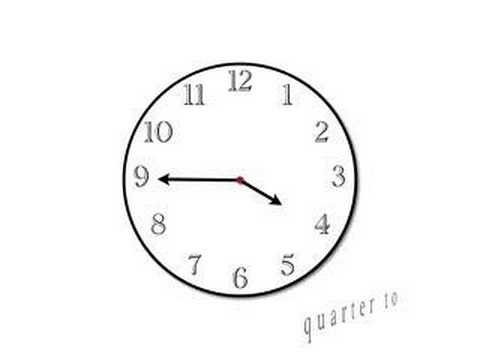
#> input picture input3.jpg, 480 x 360 px
$ python analog_to_digital.py
#> lines starting #> are read from the running program, lines starting #| are printed output that depends on the picture; after the words box and inside, x2 and y2 are one past the last pixel; in counts of white or black regions, pixels touching at a corner belong together
# importing the libraries

# open cv for image processing
# “CVV” stands for “Card Verification Value” which is used to read, save and display the image
import cv2

# math - used for basic math operation
import math

# numpy - used for manipulating array/matrix
import numpy as np

# matplotlib.pyplot - used for data visualization
import matplotlib.pyplot as plt

# sqrt - used to calculate the square root
# acos - used to returns the arc cosine of x in radians.
# degrees - used to converts an angle from radians to degrees.
from math import sqrt, acos, degrees

# for creating a GUI
import tkinter as tk

# kernel or filter used to apply on the image
kernel = np.ones((5,5),np.uint8)
# print(kernel)->[[1 1 1 1 1] [1 1 1 1 1] [1 1 1 1 1] [1 1 1 1 1] [1 1 1 1 1]]
# print(kernel.shape) ->  (5,5)

# reading the image data in the form of pixcel values
img = cv2.imread('input3.jpg')
#> img is the input picture: shape (360, 480, 3); mean B, G, R 248.3, 248.3, 248.3
# [13 lines of commented-out code are left out]
gray_img = cv2.cvtColor(img, cv2.COLOR_BGR2GRAY)
# print(gray_img)  -> [253 253 253 ... 253 253 253]
# print(gray_img.shape)  -> (480, 852)
# print(plt.imshow(gray_img))  -> displays the image  as a gray image

# cv2.threshold - used to separate an object from the background in the image
# The first argument is the source image, which should be a grayscale image.
# The second argument is the threshold value which is used to classify the pixel values.
# The third argument is the maximum value which is assigned to pixel values exceeding the threshold.
# THRESH_BINARY function transforms a grayscale image to a binary image
ret, thresh = cv2.threshold(gray_img, 50, 255, cv2.THRESH_BINARY)
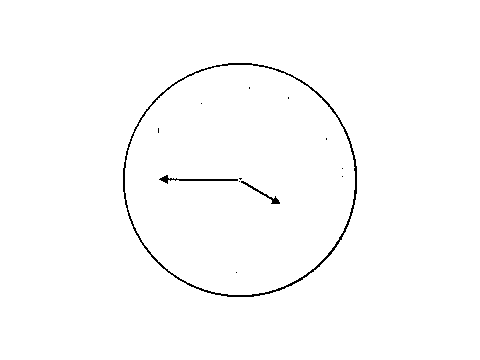
#> thresh: shape (360, 480); 99% white; black in thin lines or dots, all inside (x1, y1, x2, y2) = (123, 63, 357, 297)

# print(ret)  # -> 50.0
# print(thresh) # -> [255 255 255 ... 255 255 255]

# Creating the mask
height, width = gray_img.shape
# print("\nheight :",height) -> 480
# print("\nwidth :",width) -> 854

mask = np.zeros((height,width), np.uint8)
#print("\nmask :",mask) -> [0 0 0 ... 0 0 0]

# detecting the edges of the image
# cv2.Canny - used to detect a wide range of edges in images , Noise Reduction.
# The Process of Canny edge detection algorithm can be broken down to 5 different steps:
# 1. Apply Gaussian filter to smooth the image in order to remove the noise.
# 2. Find the intensity gradients of the image.
# 3. Apply non-maximum suppression to get rid of spurious response to edge detection
# 4. Apply double threshold to determine potential edges.
# 5. Track edge by hysteresis: Finalize the detection of edges by suppressing all the other edges that are weak and not connected to strong edges.
edges = cv2.Canny(thresh, 100, 200)
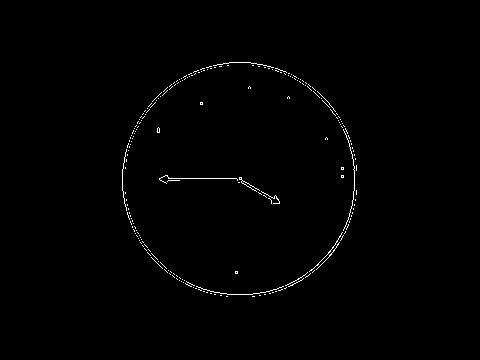
#> edges: shape (360, 480); 0.71% white in thin lines or dots, all inside (x1, y1, x2, y2) = (122, 62, 357, 297)
# print("\nedges :", edges)  -> [0 0 0 ... 0 0 0]
# print("\nedges shape:", edges.shape) -> (480, 852)
# print(plt.imshow(edges)) # -> less edges

# converting the gravy image into to BGR image
cimg=cv2.cvtColor(gray_img, cv2.COLOR_GRAY2BGR)
# print(cimg) # -> [[253 253 253] [253 253 253] ... [253 253 253] [253 253 253]]
# print(cimg.shape) # -> (480, 852, 3)
# print(plt.imshow(cimg)) # -> displays the image BGR

# A circle is represented mathematically as (x−xcenter)2+(y−ycenter)2=r2
# where (xcenter,ycenter) is the center of the circle, and r is the radius
# HoughCircles - finds circles in a grayscale image using a modification of the Hough transform.
# Hough Gradient Method which uses the gradient information of edges.
# dp - inverse ratio of the accumulator resolution to the image resolution.
# For example, if dp = 1 , the accumulator has the same resolution as the input image.
# If dp = 2 , the accumulator has half as big width and height.
# 100 - minimum distance between the centers of the detected circles.
circles = cv2.HoughCircles(gray_img, cv2.HOUGH_GRADIENT, 1.2, 100)
#> circles = [[239.4, 179.4, 114.7]]
# print(circles) # -> [[[429.00003 240.6     226.20001]]]
# print(circles.shape) # -> (1, 1, 3)

for i in circles[0,:]:
  # print(i) # -> [429.00003 240.6     226.20001]
  i[2] = i[2] + 4
  # print(i) # -> [429.00003 240.6     230.20001]

  # Drawing on mask
  # used to detect the circle in the image
  cv2.circle(mask, (int(i[0]), int(i[1])), int(i[2]), (255,255,255), thickness=-1)
#> this loop made 1 pass
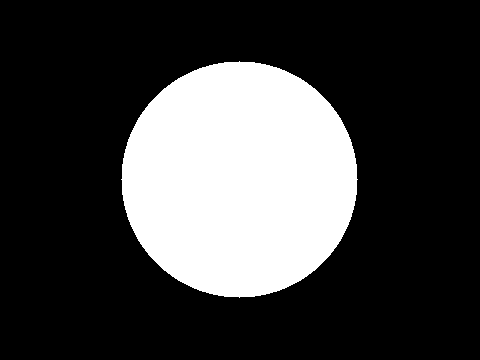
#> mask: shape (360, 480); 25.3% white; 1 white region

# Copy that image using that mask
# Bitwise operations are used in image manipulation and used for extracting essential parts in the image
# Syntax: cv2.bitwise_or(source1, source2, destination, mask)
# Parameters:
# source1: First Input Image array(Single-channel, 8-bit or floating-point)
# source2: Second Input Image array(Single-channel, 8-bit or floating-point)
# dest: Output array (Similar to the dimensions and type of Input image array)
# mask: Operation mask, Input / output 8-bit single-channel mask

masked_data = cv2.bitwise_and(img, img, mask=mask)
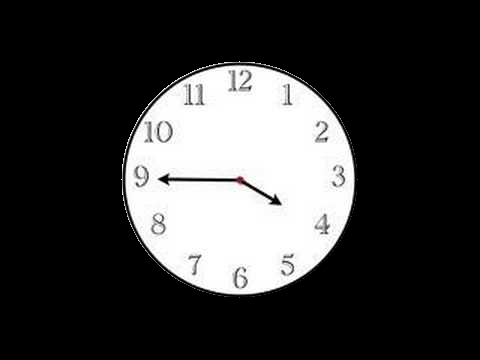
#> masked_data: shape (360, 480, 3); mean B, G, R 58.9, 58.9, 58.9
# print("\nmasked Data :", masked_data) # [0 0 0]
# print("\nmasked Data shape:", masked_data.shape)  # (480, 852, 3)
# print(plt.imshow(masked_data)) # display the clock region with black background

# Applying Threshold
_,thresh = cv2.threshold(mask,1,255,cv2.THRESH_BINARY)
# print(thresh) # -> [0 0 0 ... 0 0 0]

# Find Contour
# findContours - retrieves contours from the binary image
# RETR_EXTERNA - retrieves only the extreme outer contours
# CHAIN_APPROX_SIMPLE - Returns only the endpoints that are necessary for drawing the contour line.
contours,hierarchy = cv2.findContours(thresh,cv2.RETR_EXTERNAL,cv2.CHAIN_APPROX_SIMPLE)
#> contours = 1 contour; box (x1, y1, x2, y2) and area: (121, 61, 358, 298) 43376
#print("\ncontours :",contours) # ([array([[[359,   0]], [[358,   1]], [[356,   1]], ...

# boundingRect - used to draw an approximate rectangle around the binary image
# geting the x axis, y axis , width and height
x,y,w,h = cv2.boundingRect(contours[0])
#> x = 121; y = 61; w = 237; h = 237
# [6 lines of commented-out code are left out]
crop = masked_data[y + 30 : y + h - 30, x + 30 : x + w - 30]
# print("\ncrop data:",crop) # [0 0 0]
# print("\ncrop data shape:",crop.shape) # (420, 441, 3)
# print(plt.imshow(crop)) # contains the circle region

# copying the coped data to i variable
i=crop

height, width, channels = i.shape
# print(width, height, channels) # 441 420 3

# cv2.threshold - used to separate an object from the background in the image
# The first argument is the source image, which should be a grayscale image.
# The second argument is the threshold value which is used to classify the pixel values.
# The third argument is the maximum value which is assigned to pixel values exceeding the threshold.
# THRESH_BINARY function transforms a grayscale image to a binary image
ret, mask = cv2.threshold(i, 10, 255, cv2.THRESH_BINARY)
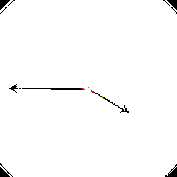
#> mask: shape (177, 177, 3); mean B, G, R 251.1, 251.1, 251.2
# print(ret) # -> 10.0
# print(mask) # -> [0 0 0]

# detecting the edges of the image
# cv2.Canny - used to detect a wide range of edges in images , Noise Reduction
# The Process of Canny edge detection algorithm can be broken down to 5 different steps:
# 1. Apply Gaussian filter to smooth the image in order to remove the noise.
# 2. Find the intensity gradients of the image.
# 3. Apply non-maximum suppression to get rid of spurious response to edge detection
# 4. Apply double threshold to determine potential edges.
# 5. Track edge by hysteresis: Finalize the detection of edges by suppressing all the other edges that are weak and not connected to strong edges.
edges = cv2.Canny(i,100,200)
#> edges: shape (177, 177); 4.1% white in thin lines or dots
# print("\nedges :", edges)  # -> [0 0 0 ... 0 0 0]
# print("\nedges shape:", edges.shape) # -> (401, 401)
# print(plt.imshow(edges)) # -> more edges than previous one

# kernel or filter used to apply on the image
kernel = np.ones((11,11),np.uint8)
# print(kernel) #->[1 1 1 1 1 1 1 1 1 1 1]
# print(kernel.shape) #->  (11,11)

kernel1 = np.ones((13,13),np.uint8)
# print(kernel1) #->[1 1 1 1 1 1 1 1 1 1 1 1 1]
# print(kernel1.shape) #->  (13,13)

# cv2.dilate = To apply a morphological filter to images in Python using OpenCV
edges = cv2.dilate(edges,kernel,iterations = 1)
#> edges: shape (177, 177); 26.6% white; 15 white regions, largest, box (x1, y1, x2, y2) and area: (2, 77, 136, 120) 2421, (0, 24, 27, 57) 842, (0, 116, 20, 150) 638
# print("\nedges :", edges)  # -> [0 0 0 ... 0 0 0]
# print("\nedges shape:", edges.shape) # -> (401, 401)
# print(plt.imshow(edges)) # -> more edges than previous one

# cv2.erode - used to perform erosion on the image, just like soil erosion
# it erodes away the boundaries of foreground object (Always try to keep foreground in white)
# A pixel in the original image (either 1 or 0) will be considered 1 only if all the pixels under the kernel is 1,
# otherwise it is eroded (made to zero).
edges = cv2.erode(edges,kernel1,iterations = 1)
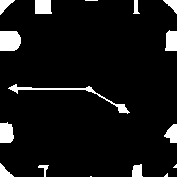
#> edges: shape (177, 177); 7% white; 16 white regions (4 under 20 px), largest, box (x1, y1, x2, y2) and area: (0, 31, 21, 51) 387, (8, 84, 130, 114) 370, (0, 122, 14, 143) 254
# print("\nedges :", edges)  # -> [0 0 0 ... 0 0 0]
# print("\nedges shape:", edges.shape) # -> (401, 401)
# print(plt.imshow(edges)) # -> more edges than previous one

# defining the minimum length of the line
minLineLength = 1000

# maximium gap between the line
maxLineGap = 10

# HoughLinesP - used for line segments / lines detection
# cv2.HoughLinesP(image, rho, theta, threshold[, lines[, minLineLength[, maxLineGap]]])
# edges: Output of the edge detector.
# lines: A vector to store the coordinates of the start and end of the line.
# rho  = 1: The resolution parameter \rho in pixels.
# theta = np.pi/180: The resolution of the parameter \theta in radians.
# threshold = 15 : The minimum number of intersecting points to detect a line.

lines = cv2.HoughLinesP(edges,
                        1,
                        np.pi/180,
                        15,
                        minLineLength,
                        maxLineGap)
#> lines = 52 rows, first 6: [10, 89, 77, 88], [35, 4, 50, 8], [86, 87, 129, 112], [0, 37, 17, 47], [2, 142, 2, 123], [0, 0, 14, 0]

# print(lines) # -> [[216 162 246  84]] [[ 17  62  94   0]]
# print(lines.shape) # -> (295, 1, 4)


# initailing the xl , yl, xs and ys as 0

# contains all the lines
l=[]

# l -> long, s -> short
xl1, xl2, yl1, yl2 = 0, 0, 0 , 0

xs1, xs2, ys1, ys2=0, 0, 0 , 0

for line in lines:

    # getting the values from the line
    x1, y1, x2, y2 = line[0]
    # print(x1, y1, x2, y2) # -> 216 162 246 84

    # finding difference of x1 and x2
    dx = x2 - x1
    # print(dx) # -> 30, maxmium value is postive and zeros only no negative values

    # if negative value is obtained then the negative value will be converted into positive value
    if(dx<0):
        dx = dx * -1
        # print(dy) # -> all values will be set to positive values

    # finding difference of y1 and y2
    dy = y2 - y1
    # print(dy) # -> -78, Mixed value of both positive and negative

    # if negative value is obtained then the negative value will be converted into positive value
    if(dy < 0):
        dy = dy * -1
        # print(dy) # -> 78, all values will be set to positive values

    # calculating the sqrt of the dx and dy
    hypo = sqrt(dx ** 2 + dy ** 2 )
    # print(hypo) # -> 83.57032966310472

    l.append(hypo)
#> this loop made 52 passes
#> (x1, y1, x2, y2, dx, dy, hypo) on passes 1 to 8: (10, 89, 77, 88, 67, 1, 67.01), (35, 4, 50, 8, 15, 4, 15.52), (86, 87, 129, 112, 43, 25, 49.74), (0, 37, 17, 47, 17, 10, 19.72), (2, 142, 2, 123, 0, 19, 19), (0, 0, 14, 0, 14, 0, 14), (173, 50, 173, 31, 0, 19, 19), (176, 13, 176, 2, 0, 11, 11)
#> after the loop, l = 52 values, max 67.01 at index 0, min 10 at index 11, mean 17.88

# print(l) -> [83.57032966310472, 98.85848471426213 ..... ]


a=len(l) # -> 295
#> a = 52

# sorting the value in reverse order
l.sort(reverse=True)
# print(l) # -> [151.60804727981954, 150.26975743641833, ...]

# for minutes hand
m=0

# for hours hand
h=0

# the loop will be running for 295 times so the values in this loop is not accurate and the values were based on the previous loop

for f in range(a):

    for line in lines:

        # getting the values from the line
        x1, y1, x2, y2 = line[0]

        # print(x1, y1, x2, y2) # -> 216 162 246 84

        # finding difference of x1 and x2
        dx = x2 - x1
        # print(dx) # -> 30, maxmium value is postive and zeros only no negative values

        # if negative value is obtained then the negative value will be converted into positive value
        if(dx < 0):
            dx = dx * -1
            # print(dy) # -> all values will be set to positive values

        # finding difference of y1 and y2
        dy = y2 - y1
        # print(dy) # -> -78, Mixed value of both positive and negative

        # if negative value is obtained then the negative value will be converted into positive value
        if(dy < 0):
            dy = dy * -1
            # print(dy) # -> 78, all values will be set to positive values

        # calculating the sqrt of the dx and dy
        hypo2 = sqrt(dx ** 2 + dy ** 2 )
        # print(hypo) # -> 83.57032966310472

        if(hypo2 == l[0]):
            m = hypo2
            xl1 = x1
            xl2 = x2
            yl1 = y1
            yl2 = y2

            # getting line region
            cv2.line(crop, (xl1, yl1), (xl2, yl2), (255, 0, 0), 3)
            # print("xl1 =",xl1," yl1 =",yl1," xl2 =",xl2," yl2 =",yl2)
            # -> xl1 = 186  yl1 = 200  xl2 = 322  yl2 = 133, the maximum values of x1, y1, x2, y2 accordingly

        if(m==l[0]):

            if(hypo2 ==l[f]):

                if((sqrt((xl2 - x2)**2 + (yl2 - y2)**2)) > 20):

                    if((sqrt((xl1 - x1)**2 + (yl1 - y1)**2))>20):

                        xs1 = x1
                        xs2 = x2
                        ys1 = y1
                        ys2 = y2

                        # getting line region
                        cv2.line(crop, (xs1, ys1), (xs2, ys2), (0, 255, 0), 3)
                        # print("xs1 =",xs1," ys1 =",ys1," xs2 =",xs2," ys2 =",ys2)
                        # xs1 = 299  ys1 = 400  xs2 = 400  ys2 = 299
                        h=1
                        break

    if(h==1):
        break
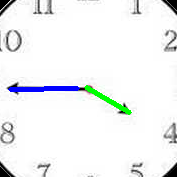
#> crop: shape (177, 177, 3); mean B, G, R 243.2, 242.5, 240.4

# Calculating the center point

xcenter = int(width / 2)
ycenter = int(height / 2)
# print('xcenter=' ,xcenter,"ycenter=",ycenter)
# xcenter= 200 ycenter= 200

# Determine the coordinates of the end point (farther from the center)

hour1 = abs(xcenter - xs1)
hour2 = abs(xcenter - xs2)
# print('hour1 =' ,hour1,"hour2 =",hour2)
# hour1 = 98.5 hour2 = 199.5

if(hour1 > hour2):
    xhour = xs1
    yhour = ys1
else:
    xhour = xs2
    yhour = ys2

# print('xhour =' ,xhour,"yhour =",yhour)
# xhour = 400 yhour = 299

min1 = abs(xcenter - xl1)
min2 = abs(xcenter - xl2)
# print('min1 =' ,min1,"min2 =",min2)
# min1 = 14.5 min2 = 121.5

if(min1 > min2):
    xmin = xl1
    ymin = yl1
else:
    xmin = xl2
    ymin = yl2

# print('xmin =' ,xmin,"ymin =",ymin)
# xmin = 322 ymin = 133

# Calculating theta(0) of each line using the law of cosines
# In trigonometry, the law of cosines (also known as the cosine formula, cosine rule, or al-Kashi's theorem[1])
# relates the lengths of the sides of a triangle to the cosine of one of its angles

# calculating theta for hour hand
# l1, l2, l3 - 3 side of a triangle
l1 = sqrt( ((xcenter - xhour) ** 2) + ((ycenter - yhour) ** 2) )
# print(l1) #-> 223.16137658654108

l2 = ycenter
# print(l2) # -> 200

l3 = sqrt( ((xcenter - xhour) ** 2) + ((0 - yhour) ** 2) )
# print(l3) # -> 359.723504931218

# cos = (a ** 2 + b ** 2 - c ** 2) / ( 2(a)(b) )

cos_theta_hour = ( ( (l1) ** 2 ) + ( (l2) ** 2 ) - ( (l3) ** 2) ) / ( 2 * (l1) * (l2) )
# print(cos_theta_hour) # -> -0.44362515375328937

# acos - used to returns the arc cosine of x in radians.
theta_hours_radian = acos(cos_theta_hour)
# print(theta_hours_radian) # -> 2.030435941225279

# degrees - used to converts an angle from radians to degrees
theta_hours = math.degrees(theta_hours_radian)
# print(theta_hours) # ->116.33541000388135

# Determine left half or right half

if(xhour > xcenter):
    right=1

else:
    right=0

# print('right =', right) # -> 1

if(right==1):
    hour = int(theta_hours / (6*5))

if(right==0):
    hour = 12 - (int(theta_hours / (6*5)))

if(hour==0):
    hour=12

# print('hours=' ,hour) # -> 3

# calculating theta for minutes hand
# l1, l2, l3 - 3 side of a triangle
l1 = sqrt( ((xcenter - xmin) ** 2) + ((ycenter - ymin) ** 2) )
# print(l1) #-> 139.18692467326088

l2 = ycenter
# print(l2) # -> 200

l3 = sqrt( ((xcenter - xmin) ** 2) + ((0 - ymin) ** 2) )
# print(l3) # -> 180.47991578012218

# cos = (a ** 2 + b ** 2 - c ** 2) / ( 2(a)(b) )

cos_theta_min = ( ( (l1) ** 2 ) + ( (l2) ** 2 ) - ( (l3) ** 2) ) / ( 2 * (l1) * (l2) )
# print(cos_theta_min) # -> 0.48136705482416153

# acos - used to returns the arc cosine of x in radians.
theta_min_radian = acos(cos_theta_min)
# print(theta_min_radian) # -> 1.0685826404927201

# degrees - used to converts an angle from radians to degrees
theta_min = math.degrees(theta_min_radian)
# print(theta_min) # -> 61.225275361178205

# Determine left half or right half

if(xmin > xcenter):
    right=1

else:
    right=0

# print('right =', right) # -> 1

if(right==1):
    minute = int(theta_min / ((6*5)/5))

if(right==0):
    minute = 60 - (int(theta_min / ((6*5)/5)))
    if(xmin == xcenter):
        minutes=30

# print('minute=' ,minute) # -> 2

# if the minutes is less than 10
if (minute < 10):
    # function to assign the hours and minutes
    # [4 lines left out: function display, not called in this run]
else:
    # function to assign the hours and minutes
    def display():
        # in the format of hours:minutes
        value = "{}:{}".format(hour,minute)
        digit.config(text = value)

# creating the GUI/tkinter window
canvas = tk.Tk()

# title for the window
canvas.title("Analog to Digital")

# display size of the window
canvas.geometry("300x250")

# adding up the display features like background color, font color and font property
digit = tk.Label(canvas, font=("ds-digital", 65, "bold"), bg="black", fg="blue", bd = 80)

# making the grid position
digit.grid(row=0, column = 1)

# calling the function and displaying the value
display()

# mainloop - infinite loop used to run the application, wait for an event to occur
# process the event as long as the window is not closed.
canvas.mainloop()

$ run again, with input1.jpg copied over input3.jpg
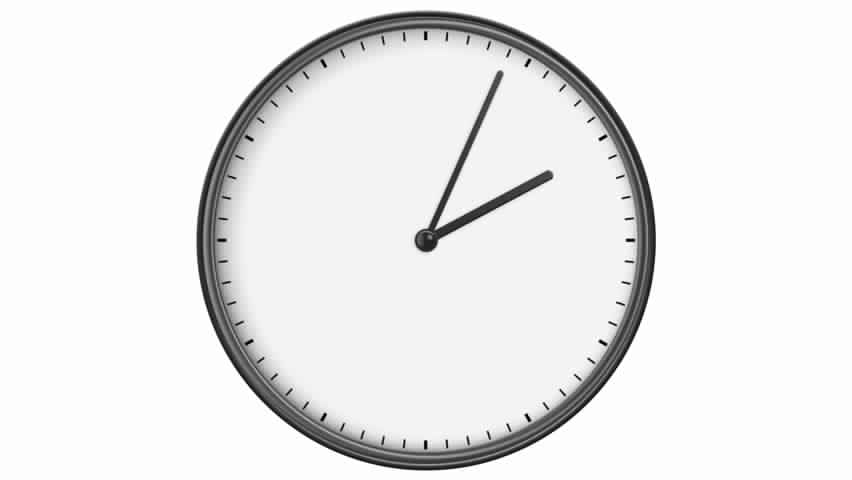
#> input picture input1.jpg, 852 x 480 px
#> img is the input picture: shape (480, 852, 3); min 0, max 255, mean 235.2
#> thresh: shape (480, 852); 98.7% white; black in thin lines or dots, all inside (x1, y1, x2, y2) = (198, 14, 655, 470)
#> `edges = cv2.Canny(thresh, 100, 200)`:
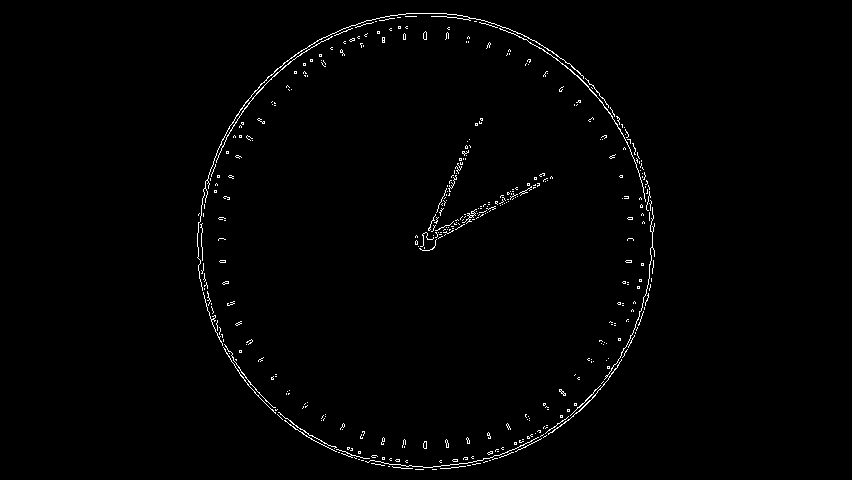
#> edges: shape (480, 852); 1.1% white in thin lines or dots, all inside (x1, y1, x2, y2) = (197, 13, 655, 470)
#> circles = [[429, 240.6, 226.2]]
#> the loop `for i in circles[0,:]:` made 1 pass
#> contours = 1 contour; box (x1, y1, x2, y2) and area: (199, 10, 660, 471) 165558
#> x = 199; y = 10; w = 461
#> lines = 295 rows, first 6: [216, 162, 246, 84], [17, 62, 94, 0], [12, 330, 31, 318], [3, 321, 22, 310], [386, 118, 391, 74], [363, 328, 400, 291]
#> the loop `for line in lines:` made 295 passes
#> (x1, y1, x2, y2, dx, dy, hypo) on passes 1 to 8: (216, 162, 246, 84, 30, 78, 83.57), (17, 62, 94, 0, 77, 62, 98.86), (12, 330, 31, 318, 19, 12, 22.47), (3, 321, 22, 310, 19, 11, 21.95), (386, 118, 391, 74, 5, 44, 44.28), (363, 328, 400, 291, 37, 37, 52.33), (252, 81, 270, 31, 18, 50, 53.14), (314, 400, 400, 301, 86, 99, 131.1)
#> after the loop `for f in range(a):`:
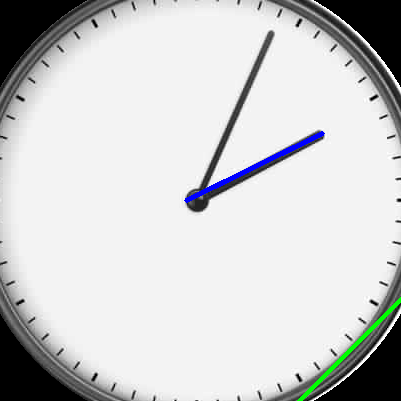
#> crop: shape (401, 401, 3); mean B, G, R 205.8, 205.6, 204.6
